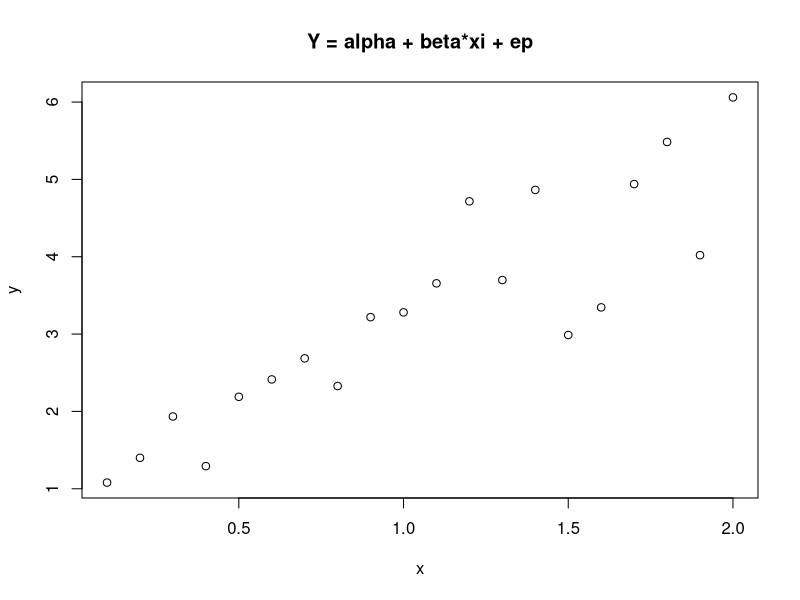

Reproduce this figure in R. (Note: this script raises an error after producing the figure.)
######################################################
# Sample generation
######################################################

cdf <- function(x, theta) {
  1 - theta/(x^3) - (1-theta)/(x^5)
}

loss <- function(x, theta, q) {
  (cdf(x, theta) - q)^2
}

# 1st method: use L-BFGS-B
fit.cdf <- function(x) {
  optim(c(3), loss, theta=0.3, q=x, method="L-BFGS-B",
      lower = 1)
}

# 2nd method: use BFGS
fit.cdf2 <- function(x) {
  optim(c(3), loss, theta=0.3, q=x, method="BFGS")
}

# TODO: 3rd method: use nlm

fit.cdf(0.5)
fit.cdf2(0.5)

inverse.cdf <- function(x){
  f <- fit.cdf(x)
  f$par
}

# generate n<-100 samples
rcustom <- function(n) {
  sapply(runif(n), inverse.cdf) # TODO: how's lapply and sapply different?
}

samples <- rcustom(100)

######################################################
# Maximum Likelihood Estimation
######################################################

pdf <- function(x, theta) {
  3*theta/(x^4) + 5*(1-theta)/(x^6)
}

# theta is put first, because it's the parameter to be optimised
llfunc <- function(theta, x) {
  sum(log(pdf(x, theta)))
}

# 1st method: unconstraint optim
fit.optim.unc = optim(c(0.5), llfunc,
      x = samples,
      control = list(fnscale = -1),
      method = "BFGS")

fit.optim.con = optim(c(0.5), llfunc,
                      x = samples,
                      control = list(fnscale = -1),
                      method = "L-BFGS-B",
                      lower = 0,
                      upper = 1)
# NOTE:
# Estimate reported for theta is 0.3023.

# Warning message:
#  In optim(c(0.5), llfunc, x = samples, control = list(fnscale = -1)) :
#  one-dimensional optimization by Nelder-Mead is unreliable:
#  use "Brent" or optimize() directly

# 2nd method: nlm

# 3rd method: fitdistr

######################################################
# Linear Regression
######################################################

x <- sapply(1:20, function(x) x/10)
alpha <- 1; beta <- 2
ep <- rnorm(length(x), mean = 0, sd = x)
y <- alpha + beta*x + ep
plot(x, y, main = "Y = alpha + beta*xi + ep")

# theta <- [alpha, beta, sigma.squared]
llfunc <- function(theta, x, y) {
  sum(log(dnorm(y, mean = theta[1]+theta[2]*x, sd = sqrt(theta[3]*x))))
}

optim(c(0.1, 0.1, 0.1), llfunc, x=x, y=y,
      control = list(fnscale = -1))
fit.linear <- optim(c(0.1, 0.1, 0.1), llfunc, x=x, y=y,
      control = list(fnscale = -1),
      method = "L-BFGS-B", lower = 0)
# NOTE: with default method (Nelder-Mead), some return "NaN"
# because the parameters value aren't bounded.
# It is resolved by using 'L-BFGS-B' method.

# So, the results of the estimation:
# alpha         : 0.8068435
# beta          : 2.6419369
# sigma.squared : 1.6643479
fit.linear.alpha <- fit.linear$par[1]
fit.linear.beta <- fit.linear$par[2]
fit.linear.sigma.squared <- fit.linear$par[3]
abline(fit.linear.alpha, fit.linear.beta, col='green',
       lty='dashed')
